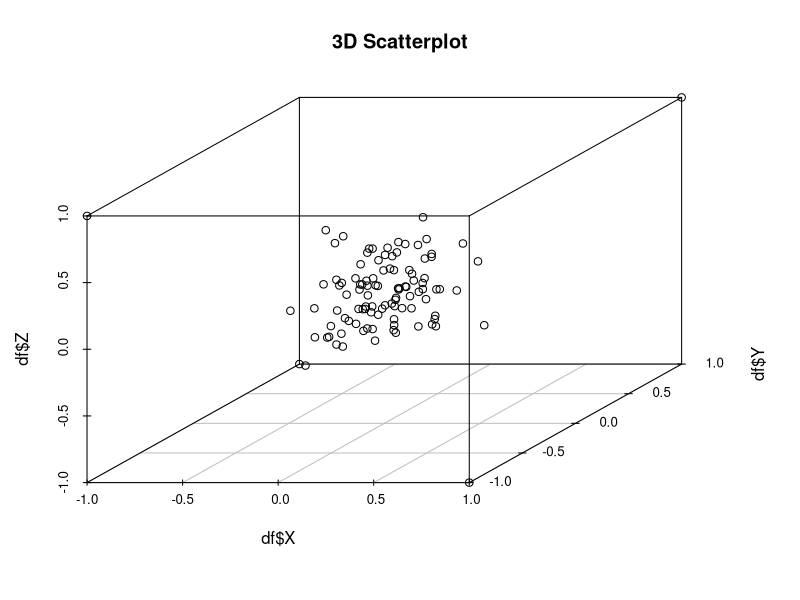
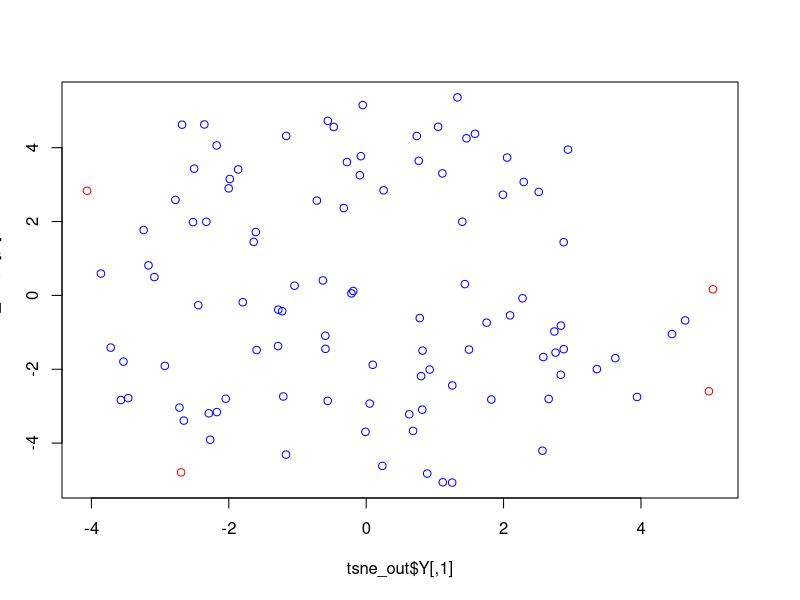
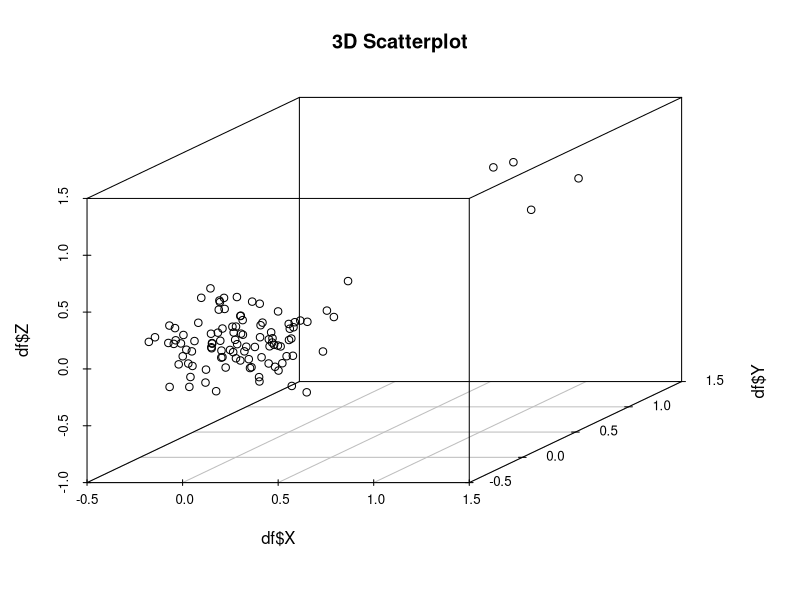
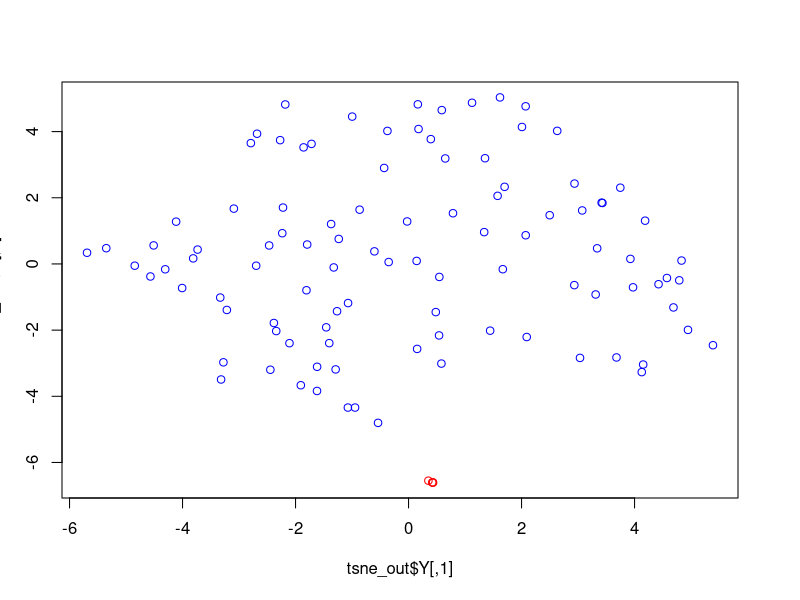
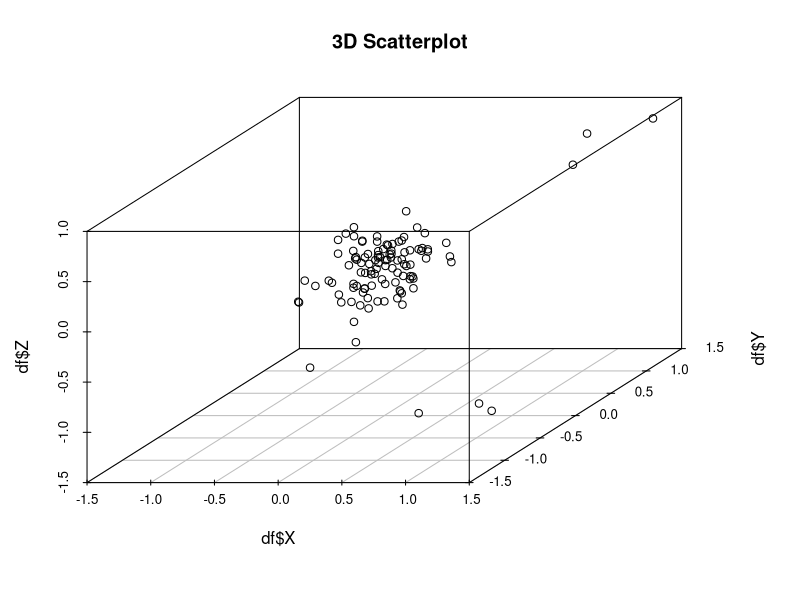
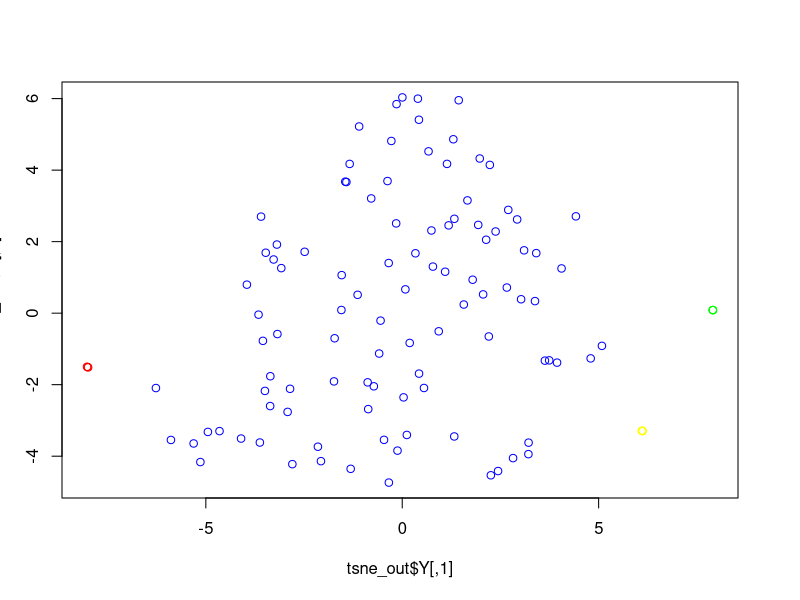
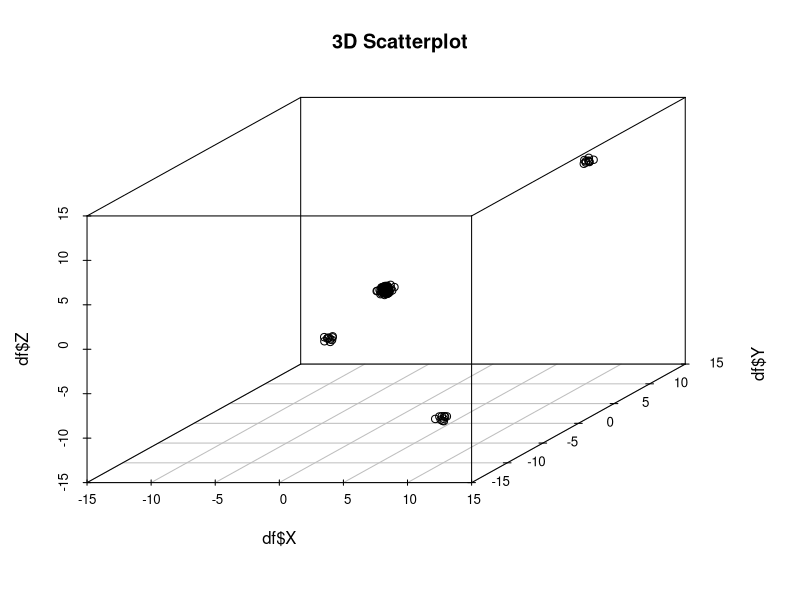
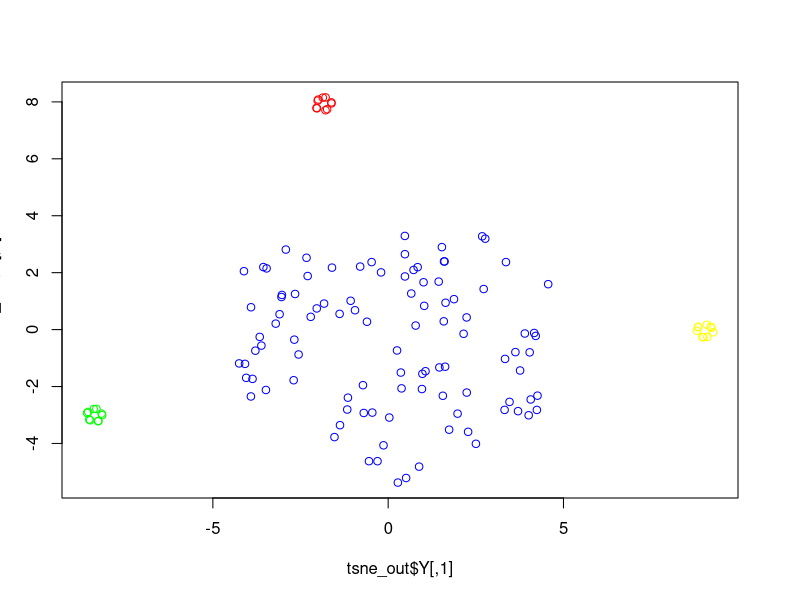

Generate these figures, in order, with R: (Note: this script raises an error after producing the figures.)
## ---- chunk 1
set.seed(52)
n <- 100 # number of points
df <- data.frame( X = c(1,1,-1,-1, rnorm(n,0,0.2)),
                  Y = c(1,-1,1,-1, rnorm(n,0,0.2)),
                  Z = c(1,-1,-1,1, rnorm(n,0,0.2)))
df
dist(df)


library(scatterplot3d)
scatterplot3d(df$X, df$Y, df$Z, main="3D Scatterplot")

library(Rtsne)

ma <- as.matrix(df)
tsne_out <- Rtsne(ma) # Run TSNE
plot(tsne_out$Y,col=c("red","red","red","red", rep("blue",n)))
## ---- chunk 2
set.seed(53)
n <- 100 # number of points
m=4
df <- data.frame( X = c(rnorm(m,1,0.2), rnorm(n,0,0.2)),
                  Y = c(rnorm(m,1,0.2), rnorm(n,0,0.2)),
                  Z = c(rnorm(m,1,0.2), rnorm(n,0,0.2)))
df
dist(df)
library(scatterplot3d)
scatterplot3d(df$X, df$Y, df$Z, main="3D Scatterplot")
library(Rtsne)
ma <- as.matrix(df)
tsne_out <- Rtsne(ma) # Run TSNE
plot(tsne_out$Y,col=c(rep("red",m), rep("blue",n)))
## ---- chunk 3
set.seed(54)
n <- 100 # number of points
m=3
a=3
b=3

df <- data.frame( X = c(rnorm(a,1,0.2),rnorm(b,1,0.2),rnorm(m,-1,0.2), rnorm(n,0,0.2)),
                  Y = c(rnorm(a,1,0.2),rnorm(b,-1,0.2),rnorm(m,1,0.2), rnorm(n,0,0.2)),
                  Z = c(rnorm(a,1,0.2), rnorm(b,-1,0.2),rnorm(m,-1,0.2),rnorm(n,0,0.2)))
df
dist(df)
library(scatterplot3d)
scatterplot3d(df$X, df$Y, df$Z, main="3D Scatterplot")
library(Rtsne)
ma <- as.matrix(df)
tsne_out <- Rtsne(ma) # Run TSNE
plot(tsne_out$Y,col=c(rep("yellow",a),rep("green",b),rep("red",m), rep("blue",n)))
## ---- chunk 4
set.seed(54)
n <- 100 # number of points
m=10
a=10
b=10

df <- data.frame( X = c(rnorm(a,10,0.2),rnorm(b,10,0.2),rnorm(m,-10,0.2), rnorm(n,0,0.2)),
                  Y = c(rnorm(a,10,0.2),rnorm(b,-10,0.2),rnorm(m,10,0.2), rnorm(n,0,0.2)),
                  Z = c(rnorm(a,10,0.2), rnorm(b,-10,0.2),rnorm(m,-10,0.2),rnorm(n,0,0.2)))
df
dist(df)
library(scatterplot3d)
scatterplot3d(df$X, df$Y, df$Z, main="3D Scatterplot")
library(Rtsne)
ma <- as.matrix(df)
tsne_out <- Rtsne(ma) # Run TSNE
plot(tsne_out$Y,col=c(rep("yellow",a),rep("green",b),rep("red",m), rep("blue",n)))
## ---- chunk 5
m1 <- mapper1D(
    distance_matrix = dist(data.frame( x=2*cos(0.5*(1:100)), y=sin(1:100) )),
    filter_values = 2*cos(0.5*(1:100)),
    num_intervals = 10,
    percent_overlap = 50,
    num_bins_when_clustering = 10)
## ---- chunk 6
m2 <- mapper2D(
    distance_matrix = dist(data.frame(  x=2*cos(1:100), y=sin(1:100) )), 
    filter_values = list( 2*cos(1:100), sin(1:100) ),
    num_intervals = c(5,5),
    percent_overlap = 50,
    num_bins_when_clustering = 10)

g2 <- graph.adjacency(m2$adjacency, mode="undirected")
plot(g2, layout = layout.auto(g2) )
